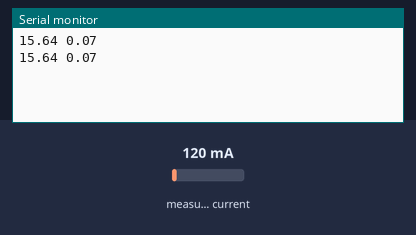
Simulated run of this sketch. Board: Arduino Uno, built with avr-gcc and run on an emulated ATmega328P. Shown: the last lines printed to the serial monitor. Inputs (shaded band) come from the test bench; at power-on: measured current 120 mA.

Above: at 3.1 s.
3.2 s: measured current set to 40 mA
At 5.7 s:
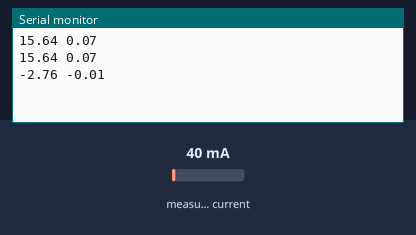
6.1 s: measured current set to 500 mA
At 8.2 s:
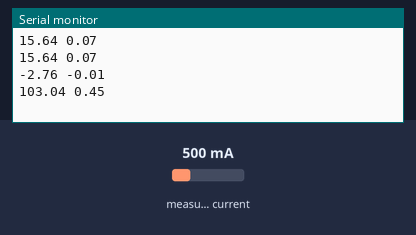
Timing chart, 0 to 9.7 s (numbered marks = the images above; inputs shaded):
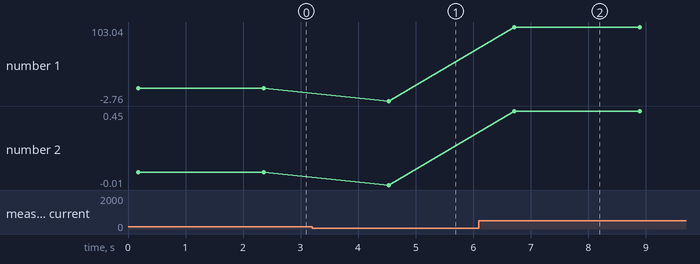

Measured:
- after the input at 3.2 s, the serial monitor: prints a new line after 1.3 s (image 1)
- after the input at 6.1 s, the serial monitor: prints a new line after 0.62 s (image 2)
- plotted number 1: 15.64 → -2.76 after the input at 3.2 s, -2.76 → 103.04 after the input at 6.1 s
- plotted number 2: 0.07 → -0.01 after the input at 3.2 s, -0.01 → 0.45 after the input at 6.1 s

The sketch:

emon_acs712ac.ino
```cpp
// (licence header left out)
#include "EmonLib.h"                   // Include Emon Library
EnergyMonitor emon1;                   // Create an instance

void setup()
{
  Serial.begin(9600);

  emon1.current(2, 17);             // Current: input pin, calibration.
}

void loop()
{
  double Irms = (emon1.calcIrms(1480)-0.052); // Calculate Irms only (1480: no. of samples)

  Serial.print(Irms*230.0);	       // Apparent power
  Serial.print(" ");
  Serial.println(Irms);		       // Irms
  delay(2000);
}
```
